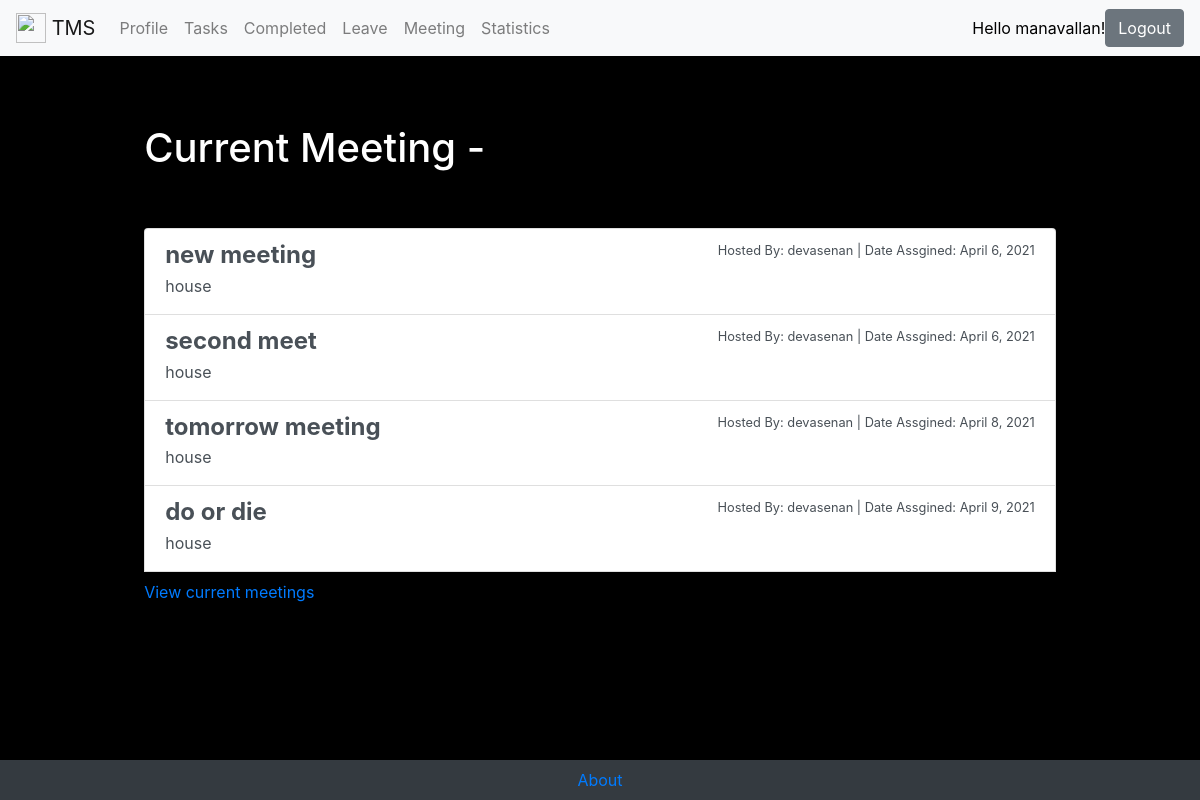
Page /meetings/meetinghistory/ (signed in) on the committed database.
### register/models.py (models this page shows, shortened)
class UserAccount(AbstractBaseUser):
    email = models.EmailField(unique=True)
    username = models.CharField(max_length=150, unique=True)
    date_joined = models.DateTimeField(verbose_name='date joined', auto_now_add=True)
    last_login = models.DateTimeField(verbose_name='last login', auto_now=True)
    is_active = models.BooleanField(default=True)
    is_staff = models.BooleanField(default=False)
    is_admin = models.BooleanField(default=False)
    is_superuser = models.BooleanField(default=False)
    timestamp = models.DateTimeField(auto_now_add=True)
    phone = models.IntegerField(verbose_name='phone number', unique=True)
    USERNAME_FIELD = 'username' # this should be used to login
    REQUIRED_FIELDS = ['email', 'phone']
    objects = UserManager()
    def __str__(self):
        return self.username

### meeting/models.py (models this page shows, shortened)
class Meeting(models.Model):
    purpose = models.CharField(max_length=250, blank = False,)
    venue = models.CharField(max_length=100, blank = False,)
    meet_date = models.DateField(blank = False,)
    from_time = models.TimeField(blank = False,)
    to_time = models.TimeField(blank = False,)
    important = models.BooleanField(default=False)
    dateassigned = models.DateTimeField(default=timezone.now)
    meet_link = models.URLField()
    attended = models.BooleanField(default=False)
    members = models.ManyToManyField(UserAccount, blank = False, related_name = "meeting_members")
    user = models.ForeignKey(UserAccount, on_delete=models.CASCADE)

### meeting/views.py (the view)
# urls.py: path('', views.currentmeetings, name="currentmeetings"),
@login_required
def currentmeetings(request):
    url = request.path
    meetings = Meeting.objects.filter(members=request.user)
    return render(request, 'meeting/currentmeeting.html', {
        "meetings": meetings,
        "date_now": datetime.now().date(),
        "time_now": datetime.now().time(),
        "url": url,
    })
    return render(request, 'meeting/currentmeeting.html')

### meeting/templates/meeting/currentmeeting.html (shortened to what this page needs)
{% extends 'tasks/main.html' %}
{% block content %}
<div class="row justify-content-center mt-5">
    <div class="col-md-10">
        {% if meetings %}
        <h1>Current Meeting{{ meeting.count|pluralize }} - {{ meeting.count }}</h1>
        {% else %}
        <h1>Current Meeting</h1>
        {% endif %}
    </div>
</div>
<div class="row justify-content-center mt-5">
    <div class="col-md-10">
        {% if meetings %}
            {% if url == '/meetings/' %}
                <div class="list-group">
                    {% for meeting in meetings %}
                        {% if meeting.meet_date > date_now %}
                        <a href="{% url 'meeting:viewmeeting' meeting.id %}" class="list-group-item list-group-item-action{% if meeting.from_time >= meeting.to_time %} list-group-item-danger {% endif %}{% if meeting.important %} list-group-item-primary{% endif %}">
                            <div class="d-flex w-100 justify-content-between">
                                <h4 class="mb-1"><b>{{ meeting.purpose }}</b></h4>
                                <small>Hosted By: {{ meeting.user }}    |   Date Assgined: {{ meeting.meet_date }}</small>
                            </div>
                                <p class="mb-1">{{ meeting.venue|truncatechars:30 }}</p>
                        </a>
                        {% endif %}
                    {% endfor %}
                    <form action="{% url 'meeting:meetingform' %}">
                        <button type="submit" class="btn btn-primary btn-lg btn-block">+</button>
                    </form>
                    <h6></h6><a href = "{% url 'meeting:meetinghistory' %}">View Meeting history</a></h6>
                </div>
            {% else %}
            <div class="list-group">
                {% for meeting in meetings %}
                    {% if meeting.meet_date < date_now %}
                    <a href="{% url 'meeting:viewmeeting' meeting.id %}" class="list-group-item list-group-item-action">
                        <div class="d-flex w-100 justify-content-between">
                            <h4 class="mb-1"><b>{{ meeting.purpose }}</b></h4>
                            <small>Hosted By: {{ meeting.user }}    |   Date Assgined: {{ meeting.meet_date }}</small>
                        </div>
                            <p class="mb-1">{{ meeting.venue|truncatechars:30 }}</p>
                    </a>
                    {% endif %}
                {% endfor %}
                <h6></h6><a href = "{% url 'meeting:currentmeetings' %}">View current meetings</a></h6>
            </div>
            {% endif %}
        {% else %}
        <div class="text-center">
            <h2>Looks like you don't have any Meetings! Relax yourself!</h2>
            <br>
            <a role="button" class="btn btn-primary" href="{% url 'meeting:meetingform' %}">New Meeting</a>
        </div>
        {% endif %}
    </div>
</div>
{% endblock %}

### tasks/templates/tasks/main.html (shortened to what this page needs)
<!doctype html>
<html lang="en">
<head>
    <link rel="stylesheet" href="https://stackpath.bootstrapcdn.com/bootstrap/4.5.0/css/bootstrap.min.css"
>
</head>
<body style="background-color: black; color: white;">
    <nav class="navbar navbar-expand-lg navbar-light bg-light" style="color:black ;">
        <a class="navbar-brand" href="{% url 'tasks:home' %}">
            <img src="*" width="30" height="30" class="d-inline-block align-top" alt=""> <span> TMS</span>
        </a>
        <div class="collapse navbar-collapse" id="navbarSupportedContent" style="color:black ;">
            <ul class="navbar-nav mr-auto">
                {% if user.is_authenticated %}
                <li class="nav-item">
                    <a class="nav-link" href="{% url 'tasks:profile' %}">Profile</a>
                </li>
                <li class="nav-item">
                    <a class="nav-link" href="{% url 'tasks:home' %}">Tasks</a>
                </li>
                <li class="nav-item">
                    <a class="nav-link" href="{% url 'tasks:completedtodos' %}">Completed</a>
                </li>
                <li class="nav-item">
                    <a class="nav-link" href="{% url 'leave:currentleave' %}">Leave</a>
                </li>
                <li class="nav-item">
                    <a class="nav-link" href="{% url 'meeting:currentmeetings' %}">Meeting</a>
                </li>
                <li class="nav-item">
                    <a class="nav-link" href="{% url 'stats:stats' %}">Statistics</a>
                </li>
            </ul>
            Hello {{user.username}}!
            <form action="{% url 'logout' %}" method="POST" class="form-inline my-2 my-lg-0">
                <button class="btn btn-secondary my-2 my-sm-0" type="submit">Logout</button>
            </form>
            {% endif %}
        </div>
    </nav>
    <div class="container" style="margin-bottom: 100px; padding: 20px;">
    {% block content %}
    {% endblock %}
    </div>
    <nav class="navbar fixed-bottom navbar-dark bg-dark justify-content-center">
        <a href="https://devasenan134.pythonanywhere.com/"> About</a>
    </nav>
</body>
</html>

### rows in the picture
UserAccount: username "manavallan"
Meeting: purpose "new meeting", user "devasenan", meet_date "April 6, 2021", venue "house"
Meeting: purpose "second meet", user "devasenan", meet_date "April 6, 2021", venue "house"
Meeting: purpose "tomorrow meeting", user "devasenan", meet_date "April 8, 2021", venue "house"
Meeting: purpose "do or die", user "devasenan", meet_date "April 9, 2021", venue "house"
